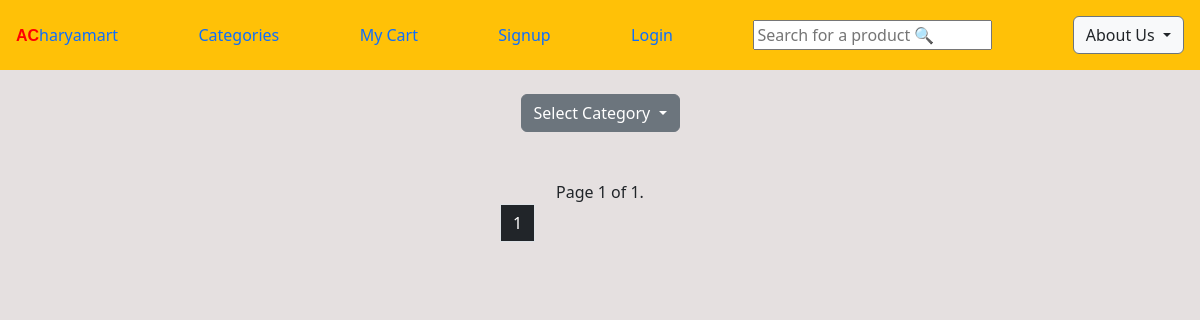
Before: /categorical with the older database file.
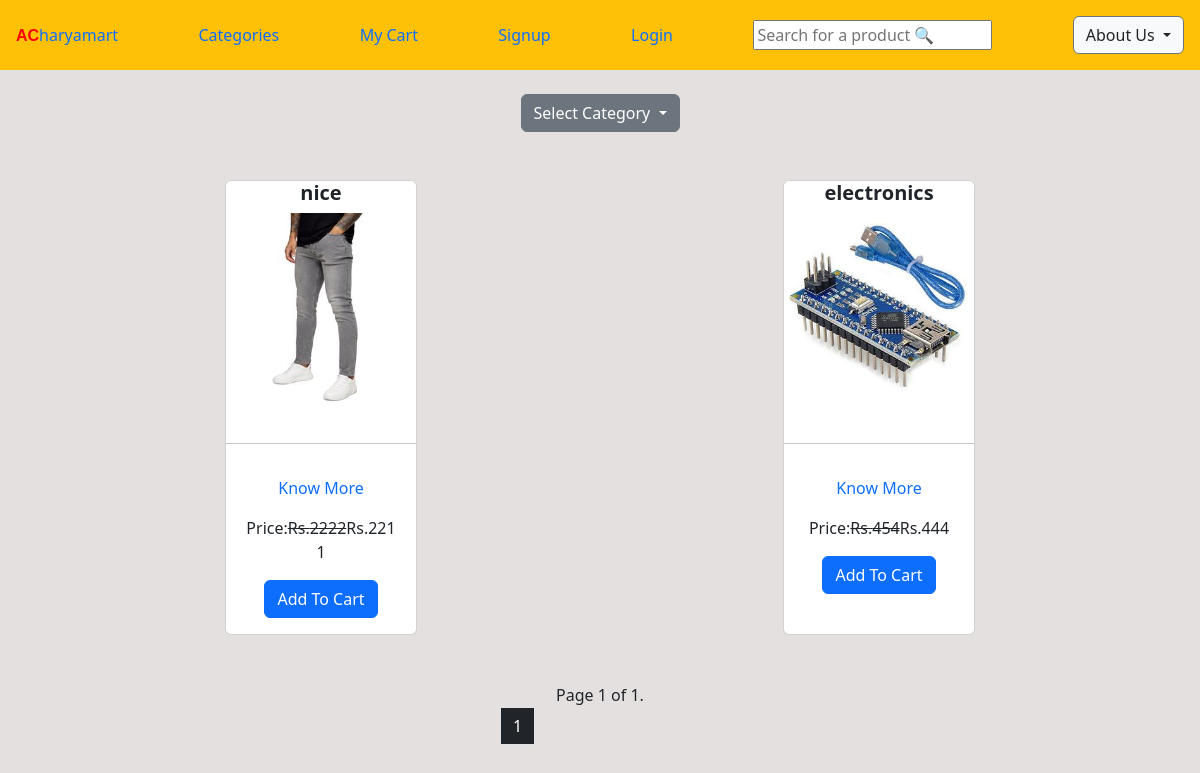
After: the same page with the newer database file.
### ecomapp/models.py (models this page shows, shortened)
class Product(models.Model):
    title=models.CharField(max_length=100)
    slug=models.SlugField(unique=True)
    category=models.ForeignKey(Category,on_delete=models.CASCADE)
    image=ResizedImageField(size=[500, 300],upload_to='products')
    marked_price=models.PositiveBigIntegerField()
    selling_price=models.PositiveBigIntegerField()
    description=models.TextField()
    warranty=models.CharField(max_length=300,null=True,blank=True)
    return_policy=models.CharField(max_length=300,null=True,blank=True)
    view_count=models.PositiveBigIntegerField(default=0)

### ecomapp/views.py (the view)
# urls.py: path("categorical",CategoricalProductView.as_view(),name="categorical"),
class CategoricalProductView(EcomMixin,TemplateView):
    template_name="categoryproducts.html"
    def get_context_data(self,**kwargs):
        context=super().get_context_data(**kwargs)
        products=Product.objects.all()
        paginator=Paginator(products,2)
        page_number=self.request.GET.get('page')
        prod_list=paginator.get_page(page_number)
        context["prod_list"]=prod_list
        context["products"]=prod_list
        context["categories"]=Category.objects.all()
        return context

### ecomapp/views.py (called while the page is built)
    def dispatch(self, request, *args, **kwargs):
        cart_id = request.session.get("cart_id")
        if cart_id:
            cart_obj = Cart.objects.get(id=cart_id)
            if request.user.is_authenticated and request.user.customer:
                cart_obj.customer = request.user.customer
                cart_obj.save()
        return super().dispatch(request, *args, **kwargs)

### Templates/categoryproducts.html (shortened to what this page needs)
{% extends "base.html" %}
{% block content %}
<body>
    <div class="container">
        <br>
        <div class="dropdown text-center">
            <button class="btn btn-secondary dropdown-toggle" type="button" id="dropdownMenuButton" data-toggle="dropdown" aria-haspopup="true" aria-expanded="false">
              Select Category
            </button>
          </div>
        <div class="d-flex justify-content-around  flex-wrap">
            {% for product in products %}
            <div class="card mt-5" style="width: 12rem;">
                <h5 class="card-title text-center"><strong>{{product.title}}</strong></h5>
                <img src="{{product.image.url}}" class="img-fluid"></img><br>
                <hr>
                <div class="card-body text-center">
                    <p><a href="{% url 'ecomapp:productinfo' product.id %}">Know More</a></p>
                    <p>Price:<strike>Rs.{{product.marked_price}}</strike>Rs.{{product.selling_price}}</p>
                    <a class="btn btn-primary" href="{% url 'ecomapp:addtocart' product.id %}">Add To Cart</a>
                </div>
            </div>
            {% endfor %}
        </div>
    </div>
    <div class="text-center mt-5 ">
        <span class="current text-center">
          Page {{ prod_list.number }} of {{ prod_list.paginator.num_pages }}.
      </span>
        <div class="pagination  mx-auto mb-4" style="width: 200px;">
              <span class="current ">
                <li class="page-item page-link bg-dark text-white">{{ products.number }}</a></li>
              </span>
      </div>
      </div>
</body>
{% endblock %}

### Templates/base.html (shortened to what this page needs)
<!DOCTYPE html>
<html lang="en">
<head>
    <link href="https://cdn.jsdelivr.net/npm/bootstrap@5.3.0-alpha1/dist/css/bootstrap.min.css" rel="stylesheet">
</head>
<body>
      <nav class="navbar navbar-collapse navbar-dark bg-warning p-3">
        <a href="{% url 'ecomapp:home' %}"><strong style="color:red; font-family:Impact, Haettenschweiler, 'Arial Narrow Bold', sans-serif">AC</strong><span>haryamart</span></a>
        <a href="{% url 'ecomapp:categorical' %}">Categories</a>
        <a href="{% url 'ecomapp:showcart' %}" >My  Cart </a>
        {% if request.user.customer %}
        <p>👤:  <a href="{% url 'ecomapp:profile' %}">{{request.user.customer.full_name}}</a></p>
        <a href="{% url 'ecomapp:signout' %}">Logout</a>
        {% else %}
        <a href="{% url 'ecomapp:signup' %}">Signup</a>
        <a href="{% url 'ecomapp:login' %}">Login</a>
        {% endif %}
          <form method="GET" action="/search">
          <input name="key" type="text"  placeholder="Search for a product 🔍" >
        </form>
        <div class="dropdown ">
          <button class="btn btn-secondary dropdown-toggle bg-light text-dark" type="button" id="dropdownMenuButton" data-toggle="dropdown" aria-haspopup="true" aria-expanded="false">
            About Us
          </button>
        </div>
      </nav>
      {% block content %}
      {% endblock %}
</body>
</html>

### Templates/base.html (style rules this page uses)
a { text-decoration: none; }

### Templates/categoryproducts.html (style rules this page uses)
body { background-color: rgb(229, 224, 224); }

Changed rows visible on the page:
added Product: title "nice", image (picture), marked_price "2222", selling_price "2211"
added Product: title "electronics", image (picture), marked_price "454", selling_price "444"
